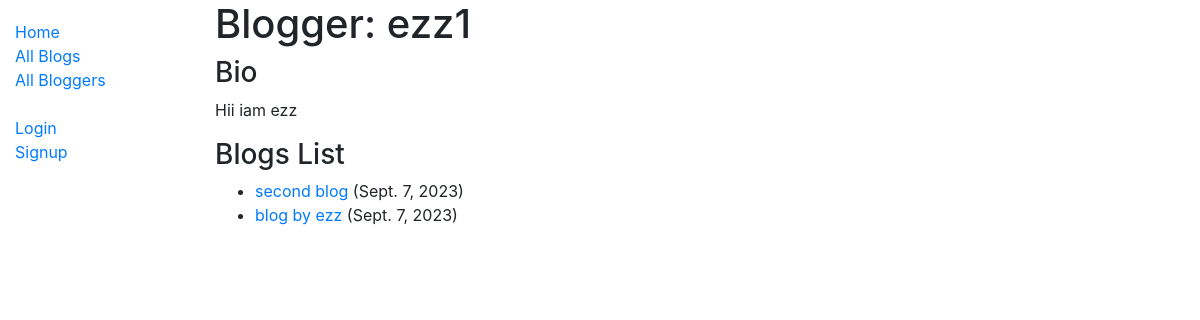
/blog/blogger/1, run on the app's committed database.
### blog/models.py (models this page shows, shortened)
class BlogAuthor(models.Model):
    user = models.OneToOneField(User, on_delete=models.SET_NULL, null=True)
    bio = models.TextField(max_length=400, help_text="Enter your bio details here.")

class Blog(models.Model):
    blog_name = models.CharField(max_length=200)
    author = models.ForeignKey(BlogAuthor, on_delete=models.SET_NULL, null=True)
    description = models.TextField(max_length=150, help_text="Enter your blog text here.")
    post_date = models.DateField(default=date.today())
    class Meta:
        ordering = ['-post_date']

### blog/views.py (the view)
# urls.py: path('blogger/<int:pk>', views.BloggersDetails.as_view(), name="blogger-detail"),
class BloggersDetails(ListView):
    model = Blog
    paginate_by = 5
    template_name = 'blog/blogger_detail.html'
    def get_queryset(self):
        target_author = get_object_or_404(BlogAuthor, pk=self.kwargs['pk'])
        return Blog.objects.filter(author=target_author)
    def get_context_data(self, **kwargs):
        context = super(BloggersDetails, self).get_context_data(**kwargs)
        context['blogger'] = get_object_or_404(BlogAuthor, pk=self.kwargs['pk'])
        return context

### blog/templates/blog/blogger_detail.html
{% extends 'base.html' %}
{% block content %}
    <h1>Blogger: {{blogger.user}}</h1>
    <h3>Bio</h3>
    <p>{{blogger.bio}}</p>
    <h3>Blogs List</h3>
    <ul>
        {% for blog in blog_list %}
            <li>
                <a href="{% url 'blog-detail' blog.pk %}">{{blog.blog_name}}</a> ({{blog.post_date}})
            </li>
        {% empty %}
            <p>This blogger hasn't posted anything yet.</p>
        {% endfor  %}
    </ul>
{% endblock %}

### data on the page
BlogAuthor: user "ezz1", bio "Hii iam ezz"
Blog: blog_name "second blog", post_date "Sept. 7, 2023"
Blog: blog_name "blog by ezz", post_date "Sept. 7, 2023"
